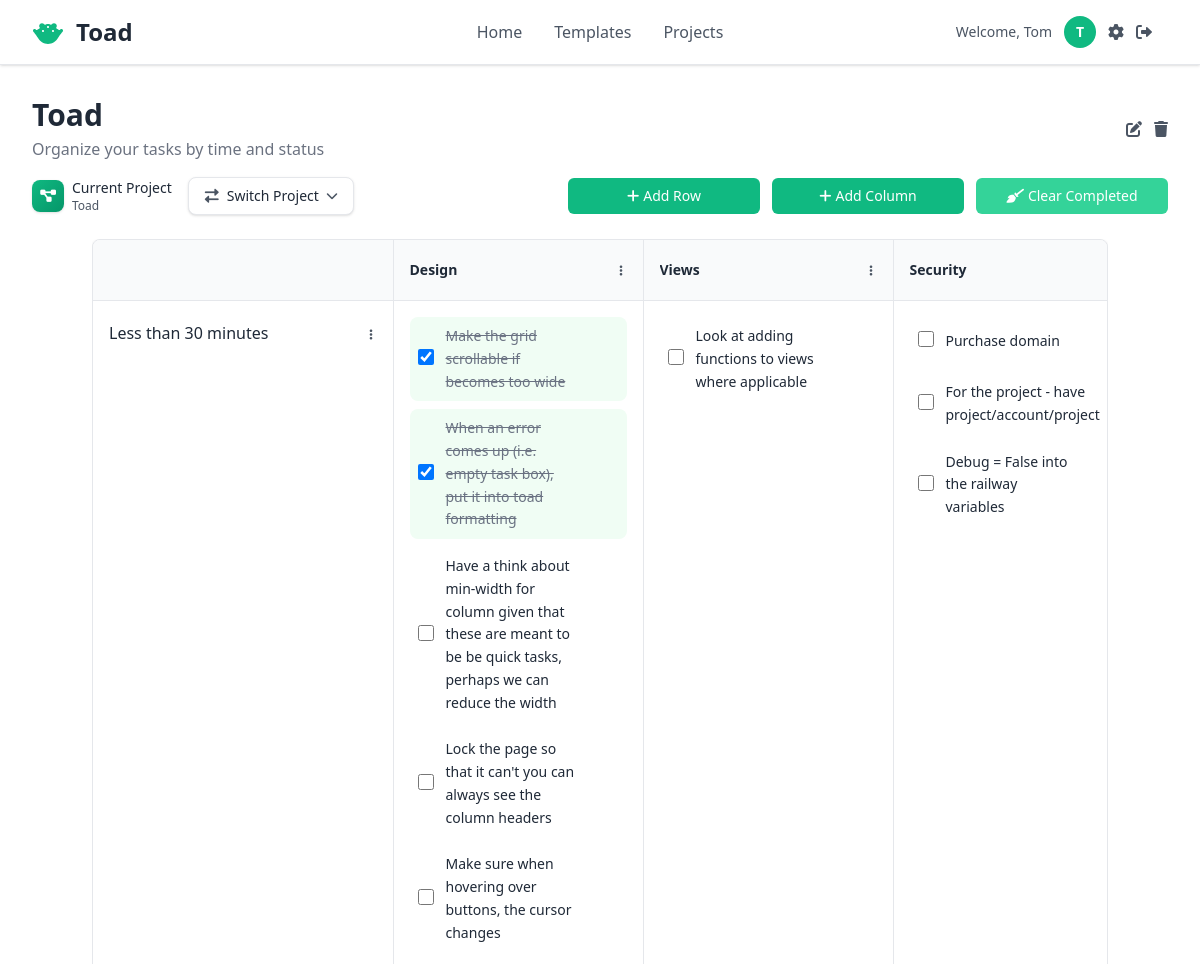
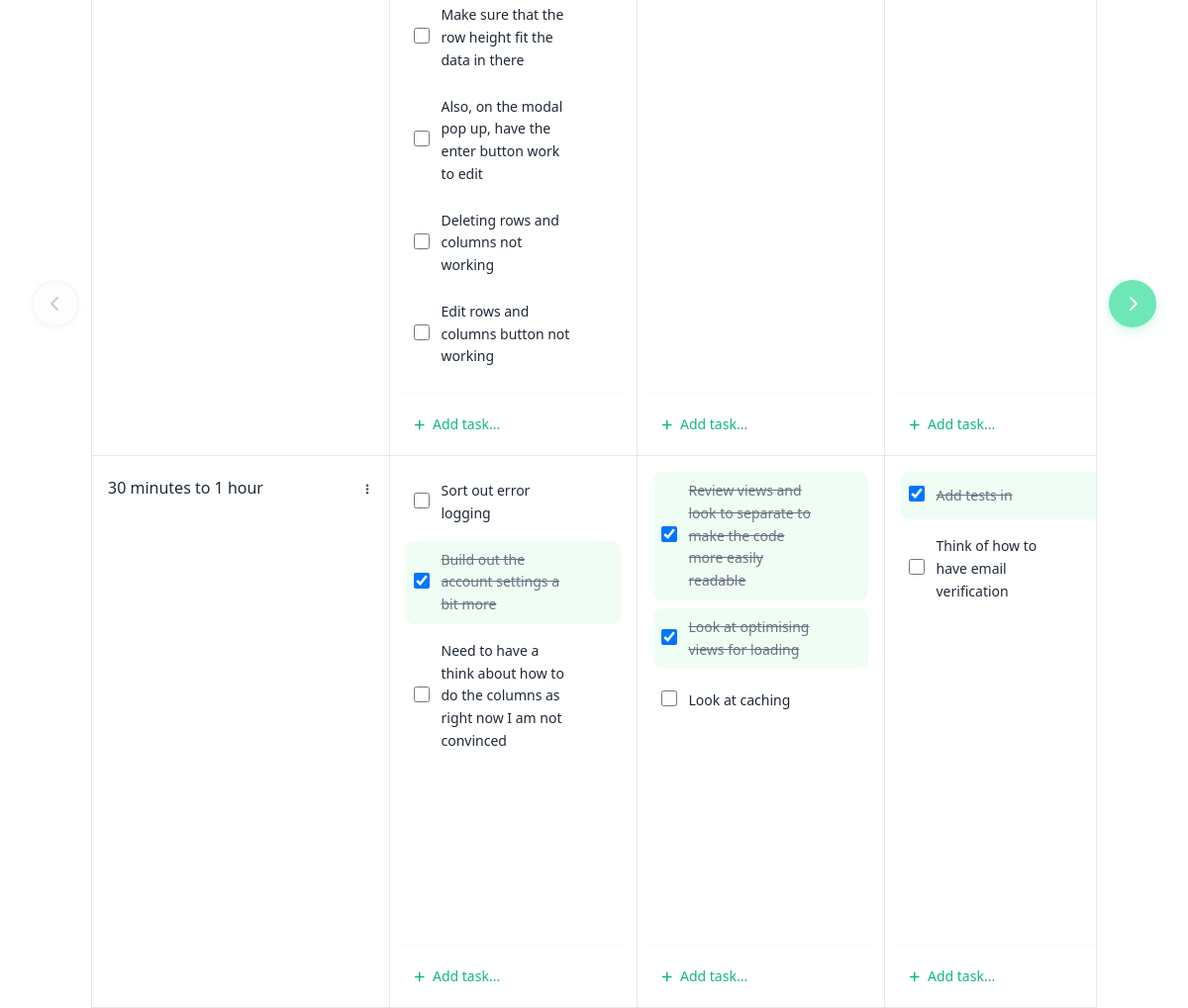
Page /projects/1/ (signed in, upper part) on the earlier database version (2 pictures, top to bottom).
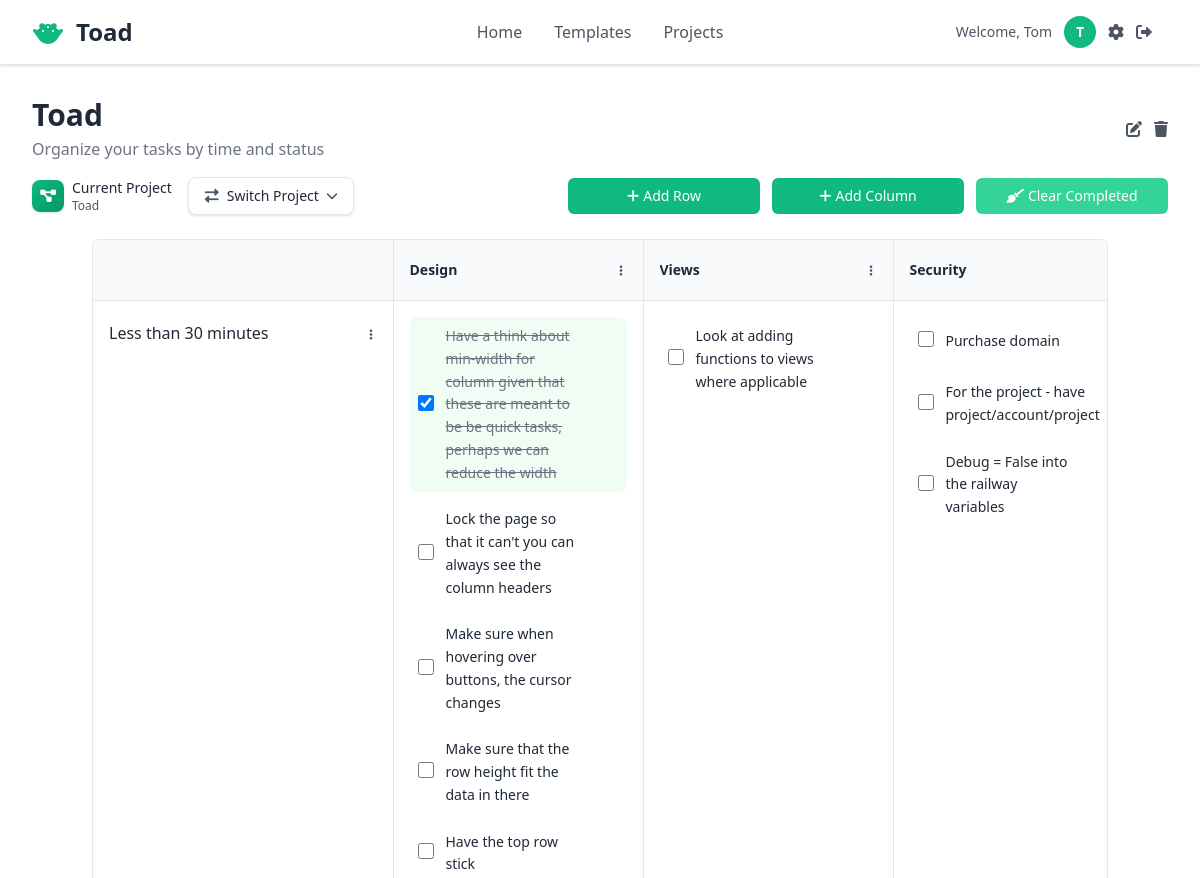
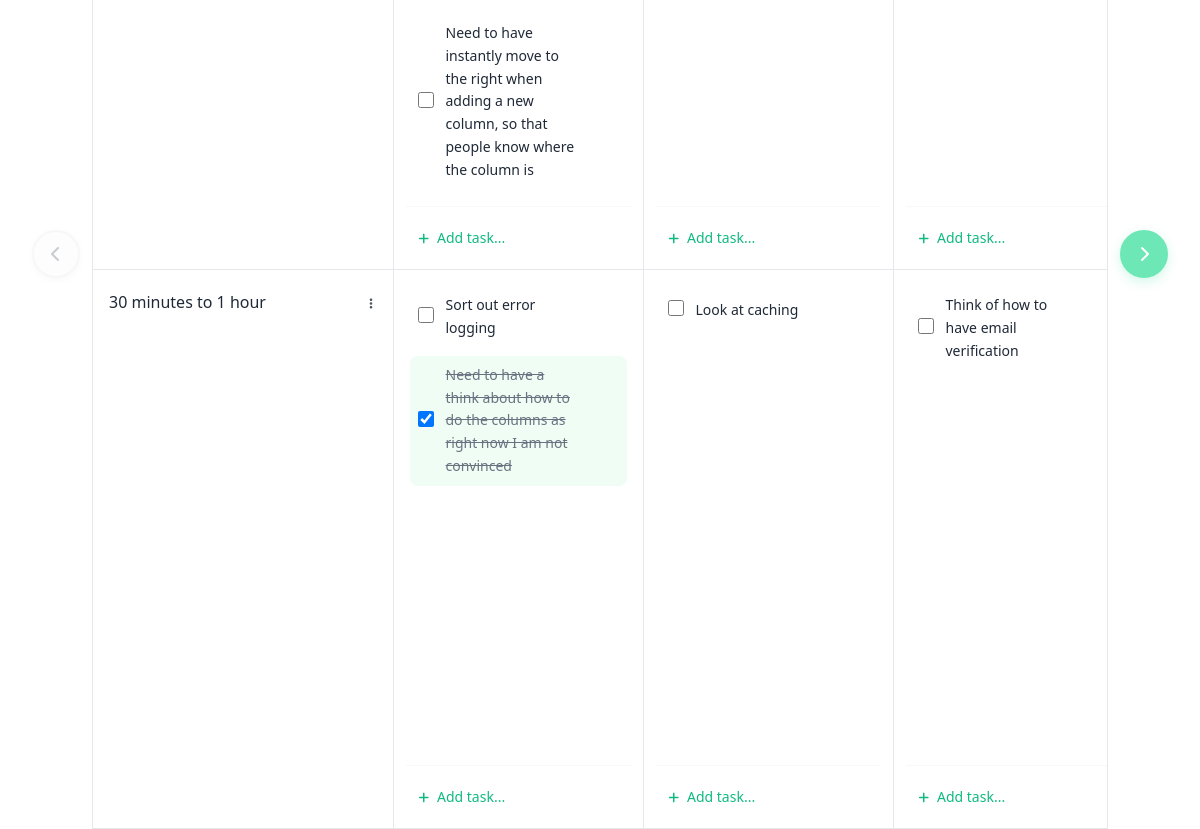
Same page on the later database version (2 pictures, top to bottom).
### pages/models.py (models this page shows, shortened)
class ColumnHeader(models.Model):
    project = models.ForeignKey(Project, on_delete=models.CASCADE, related_name='column_headers')
    name = models.CharField(max_length=100)
    is_category_column = models.BooleanField(default=False) # To identify the first "Time / Category" like column
    order = models.PositiveIntegerField(default=0) # For maintaining column order
    created_at = models.DateTimeField(auto_now_add=True)
    updated_at = models.DateTimeField(auto_now=True)
    class Meta:
        ordering = ['order', 'created_at']
        indexes = [
            models.Index(fields=['project', 'is_category_column', 'order']),  # For ordered column queries
        ]

class RowHeader(models.Model):
    project = models.ForeignKey(Project, on_delete=models.CASCADE, related_name='row_headers')
    name = models.CharField(max_length=100)
    order = models.PositiveIntegerField(default=0) # For maintaining row order
    created_at = models.DateTimeField(auto_now_add=True)
    updated_at = models.DateTimeField(auto_now=True)
    class Meta:
        ordering = ['order', 'created_at']
        indexes = [
            models.Index(fields=['project', 'order']),  # For ordered row queries
        ]

class Task(models.Model):
    project = models.ForeignKey(Project, on_delete=models.CASCADE, related_name='tasks')
    row_header = models.ForeignKey(RowHeader, on_delete=models.CASCADE, related_name='tasks')
    column_header = models.ForeignKey(ColumnHeader, on_delete=models.CASCADE, related_name='tasks')
    text = models.TextField(blank=False, null=False, help_text='Enter the task description')
    completed = models.BooleanField(default=False)
    created_at = models.DateTimeField(auto_now_add=True)
    updated_at = models.DateTimeField(auto_now=True)
    class Meta:
        ordering = ['created_at']
        indexes = [
            models.Index(fields=['project', 'row_header', 'column_header']),  # For cell-based task queries
            models.Index(fields=['project', 'completed']),  # For completed task filtering
            models.Index(fields=['project', 'created_at']),  # For task ordering
        ]

### pages/specific_views/project_views.py (the view)
# urls.py: path('projects/<int:pk>/', views.project_grid_view, name='project_grid'),
@login_required
@cache_control(max_age=60)
def project_grid_view(request, pk):
    project = get_object_or_404(
        Project.objects.select_related('user'),
        pk=pk,
        user=request.user
    )
    row_headers = project.row_headers.all().order_by('order')
    column_headers = project.column_headers.all().order_by('-is_category_column', 'order')
    all_tasks = project.tasks.select_related('row_header', 'column_header').order_by('id')
    tasks_by_cell = {}
    for task in all_tasks:
        cell_key = f"{task.row_header_id}_{task.column_header_id}"
        if cell_key not in tasks_by_cell:
            tasks_by_cell[cell_key] = []
        tasks_by_cell[cell_key].append(task)
    user_projects = Project.objects.filter(user=request.user).only('id', 'name').order_by('name')
    context = {
        'project': project,
        'row_headers': row_headers,
        'column_headers': column_headers,
        'tasks_by_cell': tasks_by_cell,
        'projects': user_projects,
        'quick_task_form': QuickTaskForm(),
    }
    return render(request, 'pages/grid/project_grid.html', context)

### pages/forms.py (shortened to what this page needs)
class QuickTaskForm(forms.ModelForm):
    class Meta:
        model = Task
        fields = ['text']
        widgets = {
            'text': forms.TextInput(attrs={
                'class': 'w-full px-3 py-2 border border-[var(--inline-input-border)] rounded-md text-sm placeholder-[var(--text-secondary)] focus:outline-none focus:ring-1 focus:ring-[var(--primary-action-bg)] focus:border-[var(--primary-action-bg)] text-[var(--text-primary)]',
                'placeholder': 'Add task',
                'required': True,  # Keep field required
                'name': 'text',
            }),
        }
    def __init__(self, *args, **kwargs):
        super().__init__(*args, **kwargs)
        self.fields['text'].required = True
        self.fields['text'].strip = True

### accounts/models.py (called while the page is built)
    def get_short_name(self):
        return self.first_name

### pages/templatetags/custom_filters.py (called while the page is built)
@register.filter
def get_item(dictionary, key):
    if dictionary is None:
        return []
    result = dictionary.get(key, [])
    return result if result is not None else []

@register.filter
def cell_key(row_pk, col_pk):
    return f"{row_pk}_{col_pk}"

### pages/templates/pages/grid/project_grid.html (shortened to what the changed rows need)
{% extends "pages/layout.html" %}
{% load custom_filters %}
{% load static %}
{% block content %}
<div class="mb-6">
    <div class="flex items-center justify-between mb-4">
        <div>
            <h1 class="text-3xl font-bold text-[var(--title-text)]">{{ project.name }}</h1>
        </div>
    </div>
</div>
<div class="grid-with-controls">
    <div class="grid-container-wrapper">
        <div class="bg-[var(--container-bg)] rounded-lg shadow-sm border border-[var(--border-color)] overflow-hidden">
            <div class="grid-container" data-total-columns="{{ column_headers|length }}" data-visible-columns="3">
                <table class="grid-table">
            <colgroup>
            </colgroup>
            <thead>
                <tr>
                    {% for col_header in column_headers %}
                    <th class="p-4 border-b border-r border-[var(--border-color)] text-left text-sm font-semibold whitespace-nowrap {% if col_header.is_category_column %}category-header{% else %}bg-[var(--grid-header-bg)]{% endif %}">
                        <div class="flex items-center justify-between">
                            {% if not col_header.is_category_column %}
                                <span class="text-[var(--title-text)] truncate">{{ col_header.name }}</span>
                                <div class="relative ml-2">
                                    <button type="button"
                                            class="column-actions-btn p-1 rounded hover:bg-[var(--container-bg)] transition-colors cursor-pointer"
                                            title="Column actions"
                                            data-column-id="{{ col_header.pk }}">
                                        <i class="fas fa-ellipsis-v text-xs text-[var(--text-secondary)] hover:text-[var(--primary-action-bg)]"></i>
                                    </button>
                                </div>
                            {% endif %}
                        </div>
                    </th>
                    {% endfor %}
                </tr>
            </thead>
            <tbody>
                {% for row_h in row_headers %}
                <tr class="{% if not forloop.last %}border-b border-[var(--border-color)]{% endif %}">
                    <td class="row-header p-4 border-r border-[var(--border-color)] font-medium text-[var(--text-primary)] align-top">
                        <div class="flex items-center justify-between">
                            <span>{{ row_h.name }}</span>
                            <div class="relative ml-2">
                                <button type="button"
                                        class="row-actions-btn p-1 rounded hover:bg-[var(--grid-header-bg)] transition-colors cursor-pointer"
                                        title="Row actions"
                                        data-row-id="{{ row_h.pk }}">
                                    <i class="fas fa-ellipsis-v text-xs text-[var(--text-secondary)] hover:text-[var(--primary-action-bg)]"></i>
                                </button>
                            </div>
                        </div>
                    </td>
                    {% for col_h in column_headers %}
                        {% if not col_h.is_category_column %}
                        <td class="data-cell p-3 border-r border-[var(--border-color)] relative align-top">
                            <div class="space-y-2 pb-16" data-row="{{ row_h.pk }}" data-col="{{ col_h.pk }}" id="tasks-{{ row_h.pk }}-{{ col_h.pk }}">
                                {% with cell_key=row_h.pk|cell_key:col_h.pk %}
                                    {% for task in tasks_by_cell|get_item:cell_key %}
                                        {% include 'pages/grid/actions_in_page/task_item.html' with task=task %}
                                    {% endfor %}
                                {% endwith %}
                            </div>
                            <div class="absolute bottom-3 left-3 right-3 pt-3 border-t border-[var(--border-color)]/30 bg-[var(--container-bg)]">
                                    <form method="post"
                                          action="{% url 'pages:task_create' project_pk=project.pk row_pk=row_h.pk col_pk=col_h.pk %}"
                                          class="task-form add-task-form"
                                          novalidate
                                          hx-post="{% url 'pages:task_create' project_pk=project.pk row_pk=row_h.pk col_pk=col_h.pk %}"
                                          hx-swap="beforeend"
                                          hx-target="#tasks-{{ row_h.pk }}-{{ col_h.pk }}"
                                          hx-trigger="submit throttle:500ms"
                                          hx-disabled-elt="this"
                                          onsubmit="return validateTaskForm(this)"
                                          _="on htmx:beforeRequest
                                               add .opacity-50 to me
                                             end
                                             on htmx:afterRequest(detail)
                                               remove .opacity-50 from me
                                               if detail.successful
                                                 set textInput to the first input in me
                                                 set textInput.value to ''
                                                 call textInput.focus()
                                                 set errorDiv to the first .error-message in me
                                                 set errorDiv.innerHTML to ''
                                                 remove .border-red-500 from textInput
                                                 set textInput.style.borderColor to 'var(--inline-input-border)'
                                                 remove .expanded from me
                                               else
                                                 set errorDiv to the first .error-message in me
                                                 set errorDiv.innerHTML to detail.xhr.response
                                                 set textInput to the first input in me
                                                 set textInput.style.borderColor to '#ef4444'
                                               end
                                             end">
                                        <div class="add-task-collapsed">
                                            <button type="button"
                                                    class="add-task-trigger w-full text-left py-2 px-3 text-[var(--primary-action-bg)] hover:text-[var(--primary-action-hover-bg)] hover:bg-[var(--grid-header-bg)] rounded-md transition-all duration-200 text-sm border border-transparent hover:border-[var(--border-color)] cursor-pointer">
                                                <i class="fas fa-plus text-xs mr-2"></i>Add task...
                                            </button>
                                        </div>
                                    </form>
                                </div>
                            </div>
                        </td>
                        {% endif %}
                    {% endfor %}
                </tr>
                {% endfor %}
{% endblock %}

### pages/templates/pages/grid/actions_in_page/task_item.html (shortened to what this page needs)
{% load static %}
<div class="group flex items-center justify-between w-full p-2 rounded-lg hover:bg-[var(--grid-header-bg)] transition-all duration-200 {% if task.completed %}bg-green-50{% endif %}"
     data-task-id="{{ task.id }}"
     id="task-{{ task.id }}">
    <div class="flex items-center space-x-3 min-w-0 flex-1">
        <form method="POST"
              action="{% url 'pages:task_toggle_complete' task.pk %}"
              class="flex-shrink-0"
              hx-post="{% url 'pages:task_toggle_complete' task.pk %}"
              hx-swap="none"
              hx-trigger="change throttle:300ms"
              hx-disabled-elt="find input"
              _="on htmx:afterRequest(detail)
                 if detail.successful
                   set response to JSON.parse(detail.xhr.response)
                   if response.completed
                     add .bg-green-50 to #task-{{ task.id }}
                     add .line-through to #task-text-{{ task.id }}
                     add .text-gray-500 to #task-text-{{ task.id }}
                   else
                     remove .bg-green-50 from #task-{{ task.id }}
                     remove .line-through from #task-text-{{ task.id }}
                     remove .text-gray-500 from #task-text-{{ task.id }}
                   end
                 end">
            <input type="checkbox"
                   name="completed"
                   {% if task.completed %}checked{% endif %}
                   class="w-4 h-4 rounded border-gray-300 text-[var(--primary-action-bg)] focus:ring-[var(--primary-action-bg)] cursor-pointer">
        </form>
        <div id="task-text-{{ task.id }}" class="text-sm text-[var(--text-primary)] {% if task.completed %}line-through text-gray-500{% endif %} leading-relaxed">{{ task.text|linebreaks }}</div>
    </div>
</div>

Differences in the rows shown:
removed Task: completed "☑", text "Make the grid scrollable if becomes too wide", shown under ColumnHeader "Design"
removed Task: completed "☑", text "When an error comes up (i.e. empty task box), put it into toad formatting", shown under ColumnHeader "Design"
removed Task: text "Also, on the modal pop up, have the enter button work to edit", shown under ColumnHeader "Design"
removed Task: text "Deleting rows and columns not working", shown under ColumnHeader "Design"
removed Task: text "Edit rows and columns button not working", shown under ColumnHeader "Design"
removed Task: completed "☑", text "Build out the account settings a bit more", shown under ColumnHeader "Design"
removed Task: completed "☑", text "Review views and look to separate to make the code more easily readable", shown under ColumnHeader "Views"
removed Task: completed "☑", text "Look at optimising views for loading", shown under ColumnHeader "Views"
removed Task: completed "☑", text "Add tests in", shown under ColumnHeader "Security"
changed Task (number 1 of 14 on the later page): completed "☐" → "☑"
added Task: text "Have the top row stick", shown under ColumnHeader "Design"
added Task: text "Need to have instantly move to the right when adding a new column, so that people know where the column is", shown under ColumnHeader "Design"
changed Task "Need to have a think about how to do the columns as right now I am not convinced": completed "☐" → "☑"
